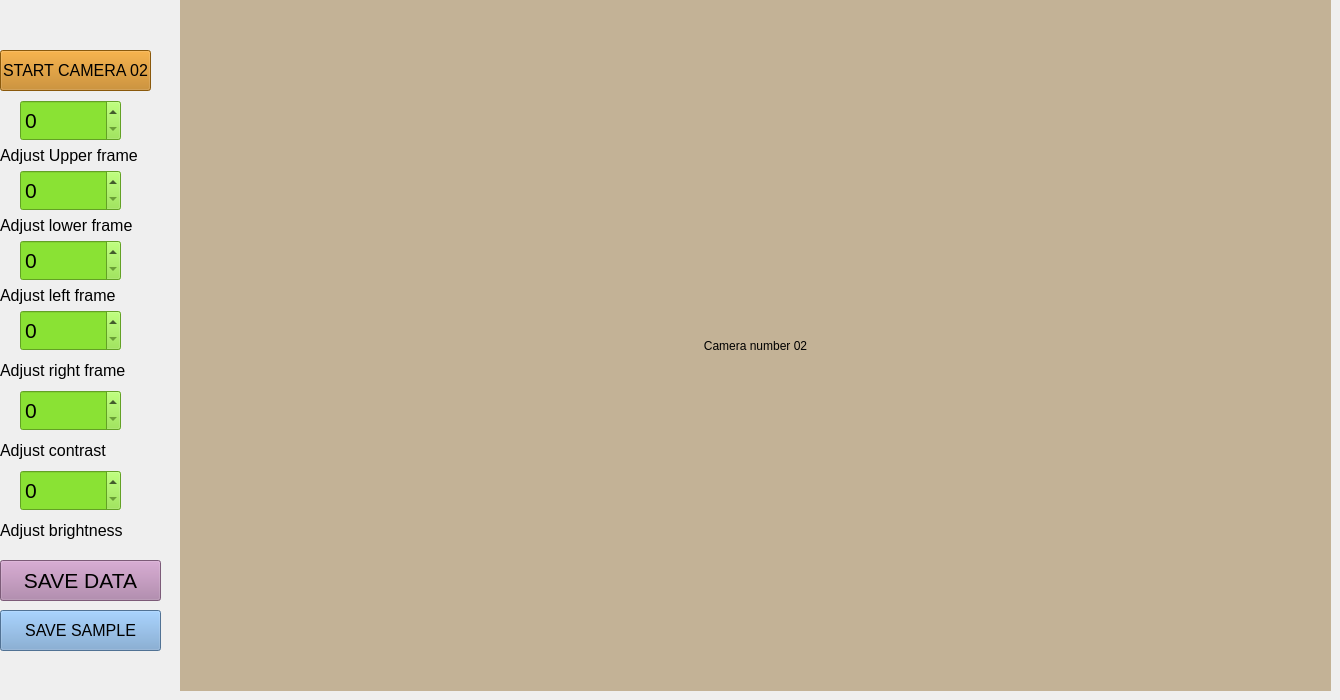
     <widget class="QWidget" name="page_2">
      <widget class="QLabel" name="Y_Point_H_2">
       <property name="geometry">
        <rect>
         <x>0</x>
         <y>210</y>
         <width>141</width>
         <height>31</height>
        </rect>
       </property>
       <property name="font">
        <font>
         <pointsize>12</pointsize>
        </font>
       </property>
       <property name="text">
        <string>&lt;html&gt;&lt;head/&gt;&lt;body&gt;&lt;p&gt;Adjust lower frame&lt;/p&gt;&lt;/body&gt;&lt;/html&gt;</string>
       </property>
      </widget>
      <widget class="QPushButton" name="savedata2btn">
       <property name="geometry">
        <rect>
         <x>0</x>
         <y>560</y>
         <width>161</width>
         <height>41</height>
        </rect>
       </property>
       <property name="font">
        <font>
         <pointsize>16</pointsize>
        </font>
       </property>
       <property name="styleSheet">
        <string notr="true">background-color: rgb(173, 127, 168);</string>
       </property>
       <property name="text">
        <string>SAVE DATA</string>
       </property>
      </widget>
      <widget class="QLabel" name="Y_Point_2">
       <property name="geometry">
        <rect>
         <x>0</x>
         <y>140</y>
         <width>141</width>
         <height>31</height>
        </rect>
       </property>
       <property name="font">
        <font>
         <pointsize>12</pointsize>
        </font>
       </property>
       <property name="text">
        <string>&lt;html&gt;&lt;head/&gt;&lt;body&gt;&lt;p&gt;Adjust Upper frame&lt;/p&gt;&lt;/body&gt;&lt;/html&gt;</string>
       </property>
      </widget>
      <widget class="QSpinBox" name="lowerframe2box">
       <property name="geometry">
        <rect>
         <x>20</x>
         <y>170</y>
         <width>101</width>
         <height>41</height>
        </rect>
       </property>
       <property name="font">
        <font>
         <pointsize>16</pointsize>
        </font>
       </property>
       <property name="styleSheet">
        <string notr="true">background-color: rgb(138, 226, 52);</string>
       </property>
       <property name="maximum">
        <number>999999</number>
       </property>
      </widget>
      <widget class="QLabel" name="X_Point_2">
       <property name="geometry">
        <rect>
         <x>0</x>
         <y>280</y>
         <width>131</width>
         <height>31</height>
        </rect>
       </property>
       <property name="font">
        <font>
         <pointsize>12</pointsize>
        </font>
       </property>
       <property name="text">
        <string>&lt;html&gt;&lt;head/&gt;&lt;body&gt;&lt;p&gt;Adjust left frame&lt;/p&gt;&lt;/body&gt;&lt;/html&gt;</string>
       </property>
      </widget>
      <widget class="QSpinBox" name="leftframe2box">
       <property name="geometry">
        <rect>
         <x>20</x>
         <y>240</y>
         <width>101</width>
         <height>41</height>
        </rect>
       </property>
       <property name="font">
        <font>
         <pointsize>16</pointsize>
        </font>
       </property>
       <property name="styleSheet">
        <string notr="true">background-color: rgb(138, 226, 52);</string>
       </property>
       <property name="maximum">
        <number>999999</number>
       </property>
      </widget>
      <widget class="QLabel" name="camera02frame">
       <property name="geometry">
        <rect>
         <x>180</x>
         <y>0</y>
         <width>1151</width>
         <height>691</height>
        </rect>
       </property>
       <property name="styleSheet">
        <string notr="true">background-color: rgb(195, 178, 150);</string>
       </property>
       <property name="text">
        <string>Camera number 02</string>
       </property>
       <property name="alignment">
        <set>Qt::AlignCenter</set>
       </property>
      </widget>
      <widget class="QSpinBox" name="upperframe2box">
       <property name="geometry">
        <rect>
         <x>20</x>
         <y>100</y>
         <width>101</width>
         <height>41</height>
        </rect>
       </property>
       <property name="font">
        <font>
         <pointsize>16</pointsize>
        </font>
       </property>
       <property name="styleSheet">
        <string notr="true">background-color: rgb(138, 226, 52);</string>
       </property>
       <property name="maximum">
        <number>999999</number>
       </property>
      </widget>
      <widget class="QSpinBox" name="rightframe2box">
       <property name="geometry">
        <rect>
         <x>20</x>
         <y>310</y>
         <width>101</width>
         <height>41</height>
        </rect>
       </property>
       <property name="font">
        <font>
         <pointsize>16</pointsize>
        </font>
       </property>
       <property name="styleSheet">
        <string notr="true">background-color: rgb(138, 226, 52);</string>
       </property>
       <property name="maximum">
        <number>999999</number>
       </property>
      </widget>
      <widget class="QLabel" name="X_Point_W_2">
       <property name="geometry">
        <rect>
         <x>0</x>
         <y>360</y>
         <width>141</width>
         <height>21</height>
        </rect>
       </property>
       <property name="font">
        <font>
         <pointsize>12</pointsize>
        </font>
       </property>
       <property name="text">
        <string>&lt;html&gt;&lt;head/&gt;&lt;body&gt;&lt;p&gt;Adjust right frame&lt;/p&gt;&lt;/body&gt;&lt;/html&gt;</string>
       </property>
      </widget>
      <widget class="QSpinBox" name="contrast2box">
       <property name="geometry">
        <rect>
         <x>20</x>
         <y>390</y>
         <width>101</width>
         <height>41</height>
        </rect>
       </property>
       <property name="font">
        <font>
         <pointsize>16</pointsize>
        </font>
       </property>
       <property name="styleSheet">
        <string notr="true">background-color: rgb(138, 226, 52);</string>
       </property>
       <property name="maximum">
        <number>999999</number>
       </property>
      </widget>
      <widget class="QLabel" name="X_Point_W_8">
       <property name="geometry">
        <rect>
         <x>0</x>
         <y>430</y>
         <width>131</width>
         <height>41</height>
        </rect>
       </property>
       <property name="font">
        <font>
         <pointsize>12</pointsize>
        </font>
       </property>
       <property name="text">
        <string>&lt;html&gt;&lt;head/&gt;&lt;body&gt;&lt;p&gt;Adjust contrast&lt;/p&gt;&lt;/body&gt;&lt;/html&gt;</string>
       </property>
      </widget>
      <widget class="QSpinBox" name="brightness2box">
       <property name="geometry">
        <rect>
         <x>20</x>
         <y>470</y>
         <width>101</width>
         <height>41</height>
        </rect>
       </property>
       <property name="font">
        <font>
         <pointsize>16</pointsize>
        </font>
       </property>
       <property name="styleSheet">
        <string notr="true">background-color: rgb(138, 226, 52);</string>
       </property>
       <property name="maximum">
        <number>999999</number>
       </property>
      </widget>
      <widget class="QLabel" name="X_Point_W_7">
       <property name="geometry">
        <rect>
         <x>0</x>
         <y>510</y>
         <width>141</width>
         <height>41</height>
        </rect>
       </property>
       <property name="font">
        <font>
         <pointsize>12</pointsize>
        </font>
       </property>
       <property name="text">
        <string>&lt;html&gt;&lt;head/&gt;&lt;body&gt;&lt;p&gt;Adjust brightness&lt;/p&gt;&lt;/body&gt;&lt;/html&gt;</string>
       </property>
      </widget>
      <widget class="QPushButton" name="startcam2btn">
       <property name="geometry">
        <rect>
         <x>0</x>
         <y>50</y>
         <width>151</width>
         <height>41</height>
        </rect>
       </property>
       <property name="font">
        <font>
         <pointsize>12</pointsize>
        </font>
       </property>
       <property name="styleSheet">
        <string notr="true">background-color: rgb(193, 125, 17);</string>
       </property>
       <property name="text">
        <string>START CAMERA 02</string>
       </property>
      </widget>
      <widget class="QPushButton" name="savesample2btn">
       <property name="geometry">
        <rect>
         <x>0</x>
         <y>610</y>
         <width>161</width>
         <height>41</height>
        </rect>
       </property>
       <property name="font">
        <font>
         <pointsize>12</pointsize>
        </font>
       </property>
       <property name="styleSheet">
        <string notr="true">background-color: rgb(114, 159, 207);</string>
       </property>
       <property name="text">
        <string>SAVE SAMPLE</string>
       </property>
      </widget>
     </widget>
